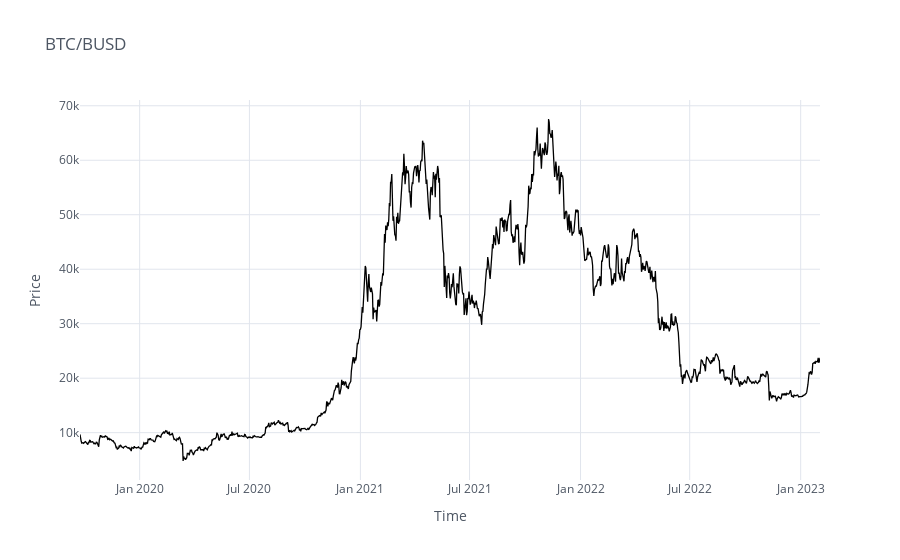
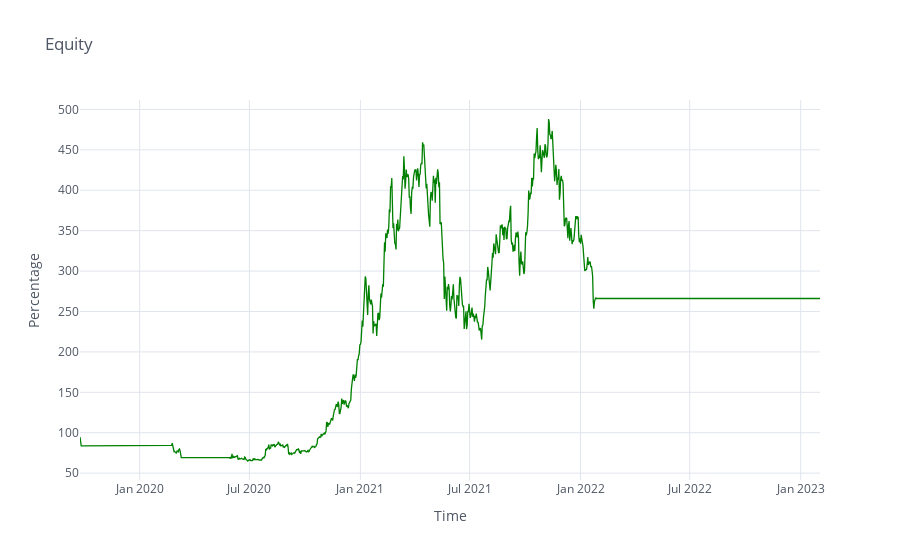
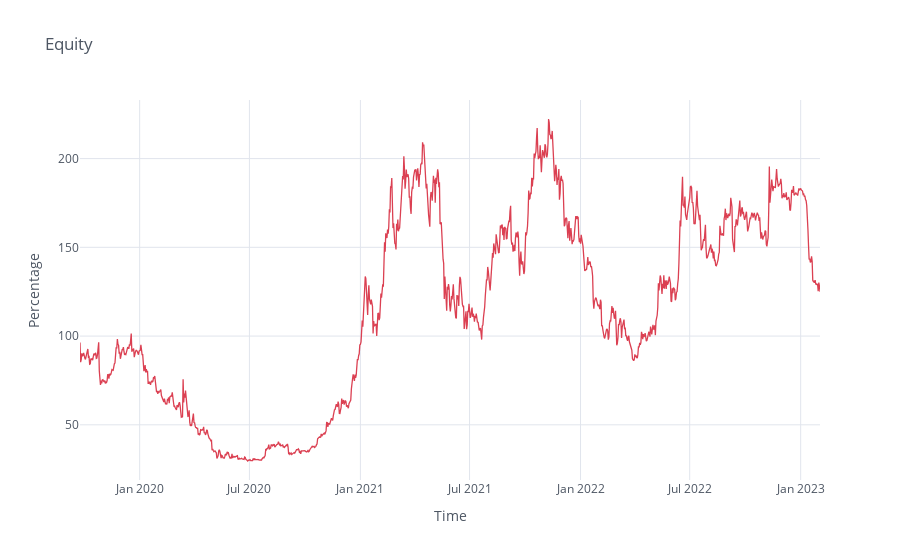

Here is the notebook cell these charts were saved with, in order:
### Code cell
cf.go_offline() # will make cufflinks offline
cf.set_config_file(offline = False, world_readable = True)
data.Close.iplot(kind = "line", color = "black", theme = "white", title = "BTC/BUSD", xTitle = "Time", yTitle = "Price")
data.Strategy_Equity.iplot(kind = "line", color = "green", theme = "white", title = "Equity", xTitle = "Time", yTitle = "Percentage")
data.Final_Equity.iplot(kind = "line", color = "red", theme = "white", title = "Equity", xTitle = "Time", yTitle = "Percentage")

### Figure 1 — Plotly figure (JSON) as saved in the notebook; plotly's stock layout.template omitted (floating-point values rounded to 4 significant figures; data arrays with more than 128 entries replaced by an {"elided": "..."} marker saying what was removed)
{"data": [{"line": {"color": "rgba(0, 0, 0, 1)", "dash": "solid", "shape": "linear", "width": 1.3}, "mode": "lines", "name": "Close", "text": "", "type": "scatter", "x": {"elided": "1228 str values"}, "y": {"elided": "1228 float values"}}], "layout": {"autosize": true, "legend": {"bgcolor": "#FFFFFF", "font": {"color": "#4D5663"}}, "paper_bgcolor": "#FFFFFF", "plot_bgcolor": "#FFFFFF", "title": {"font": {"color": "#4D5663"}, "text": "BTC/BUSD"}, "xaxis": {"autorange": true, "gridcolor": "#E1E5ED", "range": ["2019-09-24 02:00", "2023-02-02 01:00"], "showgrid": true, "tickfont": {"color": "#4D5663"}, "title": {"font": {"color": "#4D5663"}, "text": "Time"}, "type": "date", "zerolinecolor": "#E1E5ED"}, "yaxis": {"autorange": true, "gridcolor": "#E1E5ED", "range": [1313.0, 71060.0], "showgrid": true, "tickfont": {"color": "#4D5663"}, "title": {"font": {"color": "#4D5663"}, "text": "Price"}, "type": "linear", "zerolinecolor": "#E1E5ED"}}}

### Figure 2 — Plotly figure (JSON) as saved in the notebook; plotly's stock layout.template omitted (floating-point values rounded to 4 significant figures; data arrays with more than 128 entries replaced by an {"elided": "..."} marker saying what was removed)
{"data": [{"line": {"color": "rgba(0, 128, 0, 1.0)", "dash": "solid", "shape": "linear", "width": 1.3}, "mode": "lines", "name": "Strategy_Equity", "text": "", "type": "scatter", "x": {"elided": "1228 str values"}, "y": {"elided": "1228 float values"}}], "layout": {"autosize": true, "legend": {"bgcolor": "#FFFFFF", "font": {"color": "#4D5663"}}, "paper_bgcolor": "#FFFFFF", "plot_bgcolor": "#FFFFFF", "title": {"font": {"color": "#4D5663"}, "text": "Equity"}, "xaxis": {"autorange": true, "gridcolor": "#E1E5ED", "range": ["2019-09-24 02:00", "2023-02-02 01:00"], "showgrid": true, "tickfont": {"color": "#4D5663"}, "title": {"font": {"color": "#4D5663"}, "text": "Time"}, "type": "date", "zerolinecolor": "#E1E5ED"}, "yaxis": {"autorange": true, "gridcolor": "#E1E5ED", "range": [41.53, 511.7], "showgrid": true, "tickfont": {"color": "#4D5663"}, "title": {"font": {"color": "#4D5663"}, "text": "Percentage"}, "type": "linear", "zerolinecolor": "#E1E5ED"}}}

### Figure 3 — Plotly figure (JSON) as saved in the notebook; plotly's stock layout.template omitted (floating-point values rounded to 4 significant figures; data arrays with more than 128 entries replaced by an {"elided": "..."} marker saying what was removed)
{"data": [{"line": {"color": "rgba(219, 64, 82, 1.0)", "dash": "solid", "shape": "linear", "width": 1.3}, "mode": "lines", "name": "Final_Equity", "text": "", "type": "scatter", "x": {"elided": "1228 str values"}, "y": {"elided": "1228 float values"}}], "layout": {"autosize": true, "legend": {"bgcolor": "#FFFFFF", "font": {"color": "#4D5663"}}, "paper_bgcolor": "#FFFFFF", "plot_bgcolor": "#FFFFFF", "title": {"font": {"color": "#4D5663"}, "text": "Equity"}, "xaxis": {"autorange": true, "gridcolor": "#E1E5ED", "range": ["2019-09-24 02:00", "2023-02-02 01:00"], "showgrid": true, "tickfont": {"color": "#4D5663"}, "title": {"font": {"color": "#4D5663"}, "text": "Time"}, "type": "date", "zerolinecolor": "#E1E5ED"}, "yaxis": {"autorange": true, "gridcolor": "#E1E5ED", "range": [18.91, 233.0], "showgrid": true, "tickfont": {"color": "#4D5663"}, "title": {"font": {"color": "#4D5663"}, "text": "Percentage"}, "type": "linear", "zerolinecolor": "#E1E5ED"}}}
